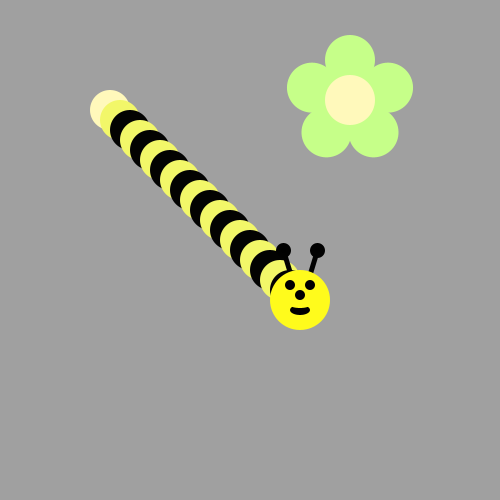
Frame 1 (no input)
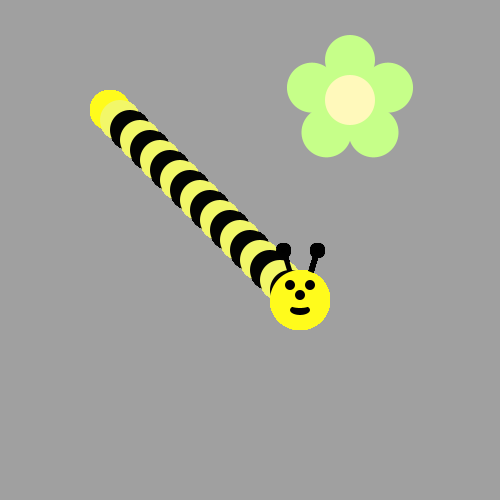
Frame 60 (the mouse pressed at the canvas centre just before this capture)
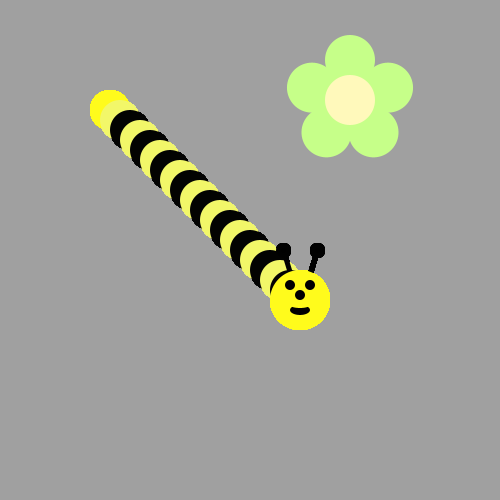
Frame 120 (the mouse held since frame 60 and released just before this capture)

The Processing sketch that drew these frames (run headless with seeded random() and noise(); from frame 60 on, the mouse is pressed at the canvas centre):

// Processing sketch: bumble_bee
// ── bumble_bee.pde

void setup() {
     ellipseMode(CENTER);
     size(500, 500);
     background(160, 160, 160);
     drawFlower(350, 100);
}

void draw() {
  
// First run the program and you should see a flower.  
int x= 100;
int y= 100;
int i;
for (i=0; i < 20 ; i++) {
  ellipse (x+=10, y+=10, 40, 40); 
  if (i % 2 == 0){
  fill(#F2F769);
  }else{
  fill(#030302);
  }
  }
  drawBeeFace(300,300);
  
  
/* Then, use a loop to make a body for the Bee! 
(see the image on the recipe, it's a diagonal line of circles)
Use modulo to make the colors alternate between yellow and black
*/



/*
Now put his head on using drawBeeFace(x,y)
*/

}

/**************   Use these methods but  DON'T CHANGE THE CODE BELOW  **************/

void drawFlower(int x, int y) {
     noStroke();
     translate(x, y);
     // draw 5 petals, rotating after each one
     fill(#c6ff89);      // green
      for (int i = 0; i < 5; i++) {
           ellipse(0, -40, 50, 50);
          rotate(radians(72));
     }
     fill(#fff9bb); // light yellow
     ellipse(0, 0, 50, 50);
} 
void drawBeeFace(int BeeFaceX, int BeeFaceY) {
     noStroke();
     fill(0, 0, 0);
     stroke(1);
     strokeWeight(5);
     line(BeeFaceX-10, BeeFaceY-27, BeeFaceX-17, BeeFaceY-50);
     line(BeeFaceX+10, BeeFaceY-27, BeeFaceX+17, BeeFaceY-50);
     ellipse(BeeFaceX-17, BeeFaceY-50, 10, 10);
     ellipse(BeeFaceX+17, BeeFaceY-50, 10, 10);
     noStroke();
     fill(255, 251, 28);
     ellipse(BeeFaceX, BeeFaceY, 60, 60); // face
     fill(255, 237, 209);
     fill(0,0,0);
      ellipse(BeeFaceX-10, BeeFaceY-15, 10, 10); // eyes
     ellipse(BeeFaceX+10, BeeFaceY-15, 10, 10);
      ellipse(BeeFaceX, BeeFaceY-5, 10, 10); // nose
      ellipse(BeeFaceX, BeeFaceY+10, 20, 10);// mouth
     fill(255, 251, 28);
     ellipse(BeeFaceX, BeeFaceY+5, 20, 6);
}
